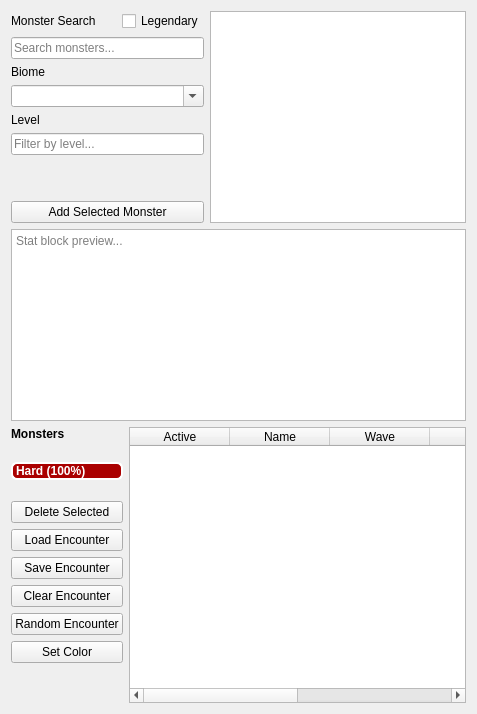
      <widget class="QWidget" name="tab_bestiary">
       <attribute name="title">
        <string>Bestiary</string>
       </attribute>
       <layout class="QVBoxLayout" name="verticalLayout_bestiary">
        <item>
         <layout class="QVBoxLayout" name="verticalLayout_heroesSection_bestiary"/>
        </item>
        <item>
         <layout class="QVBoxLayout" name="verticalLayout_preview_bestiary">
          <item>
           <layout class="QHBoxLayout" name="horizontalLayout_search_bestiary">
            <item>
             <layout class="QVBoxLayout" name="verticalLayout_searchFields_bestiary">
              <item>
               <layout class="QHBoxLayout" name="horizontalLayout_monsterSearchHeader_bestiary">
                <item>
                 <widget class="QLabel" name="label_monsterSearch_bestiary">
                  <property name="text">
                   <string>Monster Search</string>
                  </property>
                 </widget>
                </item>
                <item>
                 <spacer name="horizontalSpacer_monsterSearchHeader_bestiary">
                  <property name="orientation">
                   <enum>Qt::Orientation::Horizontal</enum>
                  </property>
                  <property name="sizeHint" stdset="0">
                   <size>
                    <width>20</width>
                    <height>20</height>
                   </size>
                  </property>
                 </spacer>
                </item>
                <item>
                 <widget class="QCheckBox" name="checkbox_show_legendary_bestiary">
                  <property name="text">
                   <string>Legendary</string>
                  </property>
                 </widget>
                </item>
               </layout>
              </item>
              <item>
               <widget class="QLineEdit" name="lineEdit_monsterSearch_bestiary">
                <property name="placeholderText">
                 <string>Search monsters...</string>
                </property>
               </widget>
              </item>
              <item>
               <widget class="QLabel" name="label_biomeSearch_bestiary">
                <property name="text">
                 <string>Biome</string>
                </property>
               </widget>
              </item>
              <item>
               <widget class="QComboBox" name="combo_biomeSearch_bestiary">
                <property name="editable">
                 <bool>true</bool>
                </property>
                <property name="placeholderText">
                 <string>Filter by biome...</string>
                </property>
               </widget>
              </item>
              <item>
               <widget class="QLabel" name="label_levelSearch_bestiary">
                <property name="text">
                 <string>Level</string>
                </property>
               </widget>
              </item>
              <item>
               <widget class="QLineEdit" name="lineEdit_levelSearch_bestiary">
                <property name="placeholderText">
                 <string>Filter by level...</string>
                </property>
               </widget>
              </item>
              <item>
               <layout class="QGridLayout" name="gridLayout">
                <item row="1" column="0">
                 <widget class="QPushButton" name="btn_add_monster_bestiary">
                  <property name="text">
                   <string>Add Selected Monster</string>
                  </property>
                 </widget>
                </item>
                <item row="0" column="0">
                 <spacer name="verticalSpacer_2">
                  <property name="orientation">
                   <enum>Qt::Orientation::Vertical</enum>
                  </property>
                  <property name="sizeHint" stdset="0">
                   <size>
                    <width>20</width>
                    <height>40</height>
                   </size>
                  </property>
                 </spacer>
                </item>
               </layout>
              </item>
             </layout>
            </item>
            <item>
             <widget class="QListWidget" name="list_monsters_bestiary"/>
            </item>
           </layout>
          </item>
          <item>
           <widget class="QTextEdit" name="stat_block_preview_bestiary">
            <property name="readOnly">
             <bool>true</bool>
            </property>
            <property name="placeholderText">
             <string>Stat block preview...</string>
            </property>
           </widget>
          </item>
         </layout>
        </item>
        <item>
         <layout class="QHBoxLayout" name="horizontalLayout_monstersRow_bestiary">
          <item>
           <layout class="QVBoxLayout" name="verticalLayout_monstersControls_bestiary">
            <item>
             <widget class="QLabel" name="label_monstersTitle_bestiary">
              <property name="font">
               <font>
                <bold>true</bold>
               </font>
              </property>
              <property name="text">
               <string>Monsters</string>
              </property>
             </widget>
            </item>
            <item>
             <spacer name="verticalSpacer_4">
              <property name="orientation">
               <enum>Qt::Orientation::Vertical</enum>
              </property>
              <property name="sizeType">
               <enum>QSizePolicy::Policy::Fixed</enum>
              </property>
              <property name="sizeHint" stdset="0">
               <size>
                <width>100</width>
                <height>15</height>
               </size>
              </property>
             </spacer>
            </item>
            <item>
             <widget class="QLabel" name="label_encounter_diff_bestiary">
              <property name="styleSheet">
               <string notr="true">QLabel {
	
	background-color: rgb(170, 0, 0);
	color: white;
	font-weight: bold;
	border: 2px solid white;
    border-radius: 6px;

}
</string>
              </property>
              <property name="text">
               <string>Hard (100%)</string>
              </property>
             </widget>
            </item>
            <item>
             <spacer name="verticalSpacer_3">
              <property name="orientation">
               <enum>Qt::Orientation::Vertical</enum>
              </property>
              <property name="sizeType">
               <enum>QSizePolicy::Policy::Fixed</enum>
              </property>
              <property name="sizeHint" stdset="0">
               <size>
                <width>100</width>
                <height>15</height>
               </size>
              </property>
             </spacer>
            </item>
            <item>
             <widget class="QPushButton" name="btn_del_monster_bestiary">
              <property name="text">
               <string>Delete Selected</string>
              </property>
             </widget>
            </item>
            <item>
             <widget class="QPushButton" name="btn_load_encounter_bestiary">
              <property name="text">
               <string>Load Encounter</string>
              </property>
             </widget>
            </item>
            <item>
             <widget class="QPushButton" name="btn_save_encounter_bestiary">
              <property name="text">
               <string>Save Encounter</string>
              </property>
             </widget>
            </item>
            <item>
             <widget class="QPushButton" name="btn_clear_encounter_bestiary">
              <property name="text">
               <string>Clear Encounter</string>
              </property>
             </widget>
            </item>
            <item>
             <widget class="QPushButton" name="btn_random_encounter_bestiary">
              <property name="text">
               <string>Random Encounter</string>
              </property>
              <property name="toolTip">
               <string>Generate a random encounter based on difficulty and biome</string>
              </property>
             </widget>
            </item>
            <item>
             <widget class="QPushButton" name="btn_set_color_bestiary">
              <property name="text">
               <string>Set Color</string>
              </property>
              <property name="toolTip">
               <string>Set marker color for selected monsters</string>
              </property>
             </widget>
            </item>
            <item>
             <spacer name="verticalSpacer_monstersControls_bestiary">
              <property name="orientation">
               <enum>Qt::Orientation::Vertical</enum>
              </property>
              <property name="sizeHint" stdset="0">
               <size>
                <width>20</width>
                <height>40</height>
               </size>
              </property>
             </spacer>
            </item>
           </layout>
          </item>
          <item>
           <widget class="QTableWidget" name="monsters_table_bestiary">
            <property name="rowCount">
             <number>0</number>
            </property>
            <property name="columnCount">
             <number>6</number>
            </property>
            <attribute name="horizontalHeaderVisible">
             <bool>true</bool>
            </attribute>
            <attribute name="verticalHeaderVisible">
             <bool>false</bool>
            </attribute>
            <column>
             <property name="text">
              <string>Active</string>
             </property>
            </column>
            <column>
             <property name="text">
              <string>Name</string>
             </property>
            </column>
            <column>
             <property name="text">
              <string>Wave</string>
             </property>
            </column>
            <column>
             <property name="text">
              <string>Mk</string>
             </property>
            </column>
            <column>
             <property name="text">
              <string>Lvl</string>
             </property>
            </column>
            <column>
             <property name="text">
              <string>Max</string>
             </property>
            </column>
           </widget>
          </item>
         </layout>
        </item>
       </layout>
      </widget>
